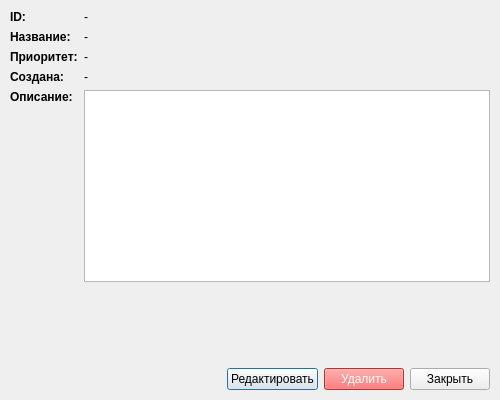
<?xml version="1.0" encoding="UTF-8"?>
<ui version="4.0">
 <class>TaskDetailsDialog</class>
 <widget class="QDialog" name="TaskDetailsDialog">
  <property name="geometry">
   <rect>
    <x>0</x>
    <y>0</y>
    <width>500</width>
    <height>400</height>
   </rect>
  </property>
  <property name="minimumSize">
   <size>
    <width>400</width>
    <height>300</height>
   </size>
  </property>
  <property name="windowTitle">
   <string>Подробности задачи</string>
  </property>
  <property name="modal">
   <bool>true</bool>
  </property>
  <widget class="QWidget" name="centralwidget" native="true">
   <property name="geometry">
    <rect>
     <x>10</x>
     <y>10</y>
     <width>480</width>
     <height>380</height>
    </rect>
   </property>
   <layout class="QVBoxLayout" name="verticalLayout">
    <item>
     <layout class="QFormLayout" name="formLayout">
      <item row="0" column="0">
       <widget class="QLabel" name="id_label">
        <property name="text">
         <string>ID:</string>
        </property>
        <property name="styleSheet">
         <string>font-weight: bold;</string>
        </property>
       </widget>
      </item>
      <item row="0" column="1">
       <widget class="QLabel" name="id_value">
        <property name="text">
         <string>-</string>
        </property>
       </widget>
      </item>
      <item row="1" column="0">
       <widget class="QLabel" name="title_label">
        <property name="text">
         <string>Название:</string>
        </property>
        <property name="styleSheet">
         <string>font-weight: bold;</string>
        </property>
       </widget>
      </item>
      <item row="1" column="1">
       <widget class="QLabel" name="title_value">
        <property name="text">
         <string>-</string>
        </property>
        <property name="wordWrap">
         <bool>true</bool>
        </property>
       </widget>
      </item>
      <item row="2" column="0">
       <widget class="QLabel" name="priority_label">
        <property name="text">
         <string>Приоритет:</string>
        </property>
        <property name="styleSheet">
         <string>font-weight: bold;</string>
        </property>
       </widget>
      </item>
      <item row="2" column="1">
       <widget class="QLabel" name="priority_value">
        <property name="text">
         <string>-</string>
        </property>
       </widget>
      </item>
      <item row="3" column="0">
       <widget class="QLabel" name="created_label">
        <property name="text">
         <string>Создана:</string>
        </property>
        <property name="styleSheet">
         <string>font-weight: bold;</string>
        </property>
       </widget>
      </item>
      <item row="3" column="1">
       <widget class="QLabel" name="created_value">
        <property name="text">
         <string>-</string>
        </property>
       </widget>
      </item>
      <item row="4" column="0">
       <widget class="QLabel" name="description_label">
        <property name="text">
         <string>Описание:</string>
        </property>
        <property name="styleSheet">
         <string>font-weight: bold;</string>
        </property>
        <property name="alignment">
         <set>Qt::AlignTop</set>
        </property>
       </widget>
      </item>
      <item row="4" column="1">
       <widget class="QTextEdit" name="description_value">
        <property name="readOnly">
         <bool>true</bool>
        </property>
        <property name="minimumSize">
         <size>
          <width>0</width>
          <height>150</height>
         </size>
        </property>
       </widget>
      </item>
     </layout>
    </item>
    <item>
     <spacer name="verticalSpacer">
      <property name="orientation">
       <enum>Qt::Vertical</enum>
      </property>
      <property name="sizeHint" stdset="0">
       <size>
        <width>20</width>
        <height>20</height>
       </size>
      </property>
     </spacer>
    </item>
    <item>
     <layout class="QHBoxLayout" name="button_layout">
      <item>
       <spacer name="horizontalSpacer">
        <property name="orientation">
         <enum>Qt::Horizontal</enum>
        </property>
        <property name="sizeHint" stdset="0">
         <size>
          <width>40</width>
          <height>20</height>
         </size>
        </property>
       </spacer>
      </item>
      <item>
       <widget class="QPushButton" name="edit_button">
        <property name="text">
         <string>Редактировать</string>
        </property>
       </widget>
      </item>
      <item>
       <widget class="QPushButton" name="delete_button">
        <property name="text">
         <string>Удалить</string>
        </property>
        <property name="styleSheet">
         <string>QPushButton { background-color: #ff4444; color: white; }</string>
        </property>
       </widget>
      </item>
      <item>
       <widget class="QPushButton" name="close_button">
        <property name="text">
         <string>Закрыть</string>
        </property>
       </widget>
      </item>
     </layout>
    </item>
   </layout>
  </widget>
 </widget>
 <resources/>
 <connections/>
</ui>
